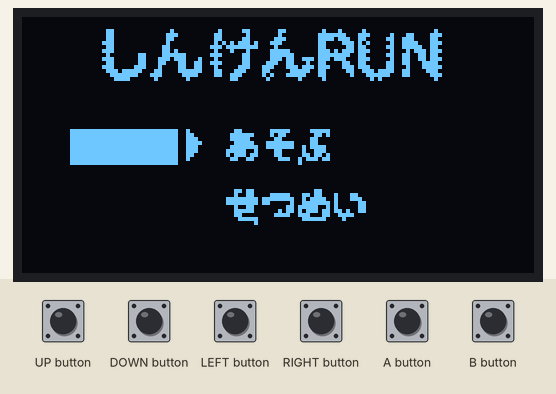
This sketch was run on a simulated Arduboy, built with avr-gcc and run on an emulated ATmega32U4. On the bench: 128×64 one-colour display. The test bench sets the inputs (shaded band). Random numbers use the default seed unless the sketch sets one.

Above: at 1.2 s.
1.3 s: A button pressed for 0.15 s
At 1.52 s:
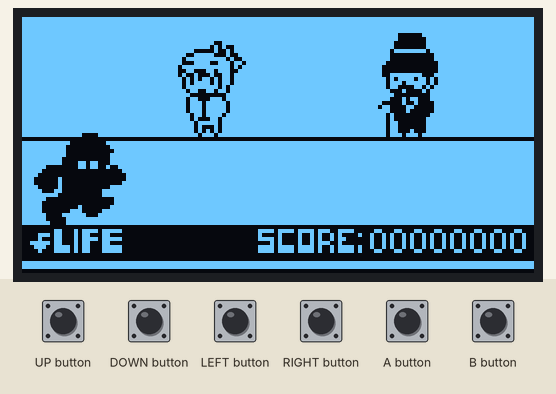
2.0 s: DOWN button pressed for 0.15 s
At 2.33 s:
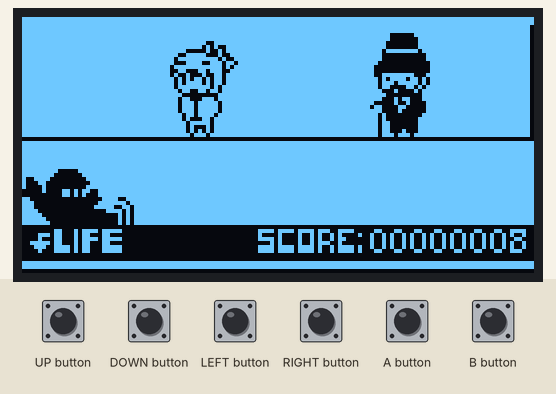
2.7 s: B button pressed for 0.15 s
At 3.04 s:
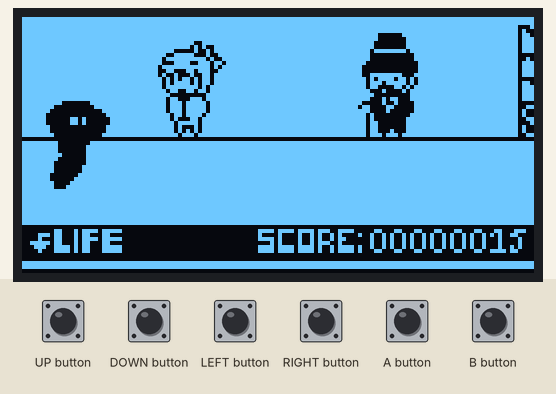
6.4 s: DOWN button pressed for 1 s
At 6.65 s:
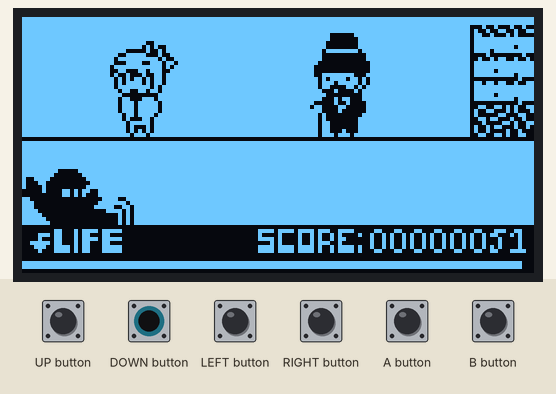

Measured:
- after the input at 1.3 s, the display: first changes at once (image 1 shows a later state)

The sketch:

SHRUN_AB.ino
```cpp
// (licence header left out)
//determine the game
#define GAME_ID 15

#include "globals.h"
#include "runner.h"
#include "menu.h"
#include "game.h"
#include "items.h"
#include "playfield.h"


typedef void (*FunctionPointer) ();

const FunctionPointer PROGMEM mainGameLoop[] = {
  stateMenuIntro,
  stateMenuMain,
  stateMenuPlay,
  stateMenuInfo,
  stateMenuHelp,
  stateMenuSoundfx,
  stateGameInitLevel,
  stateGamePlaying,
  stateGamePause,
  stateGameOver,
};

void setup () {
  arduboy.begin();
  arduboy.setFrameRate(60);
  arduboy.initRandomSeed();
}

void loop() {
  if (!(arduboy.nextFrame())) return;
  arduboy.pollButtons();
  arduboy.clear();
  ((FunctionPointer) pgm_read_word (&mainGameLoop[gameState]))();
  arduboy.display();
}
```

game.h
```cpp
#ifndef GAME_H
#define GAME_H

#include <Arduino.h>
#include "globals.h"
#include "items.h"
#include "playfield.h"

void stateGameInitLevel()
{
  runnerX = 0;
  runnerY = 28;
  scorePlayer = 0;
  nextLevelAt = 1000;
  lifePlayer = 128;
  level = 0;
  showitems = B00000000;
  gameState = STATE_GAME_PLAYING ;
};


void stateGamePlaying()
{
  drawBackGround();
  drawFence();
  drawItems();
  drawRunner();
  drawForGround();
  drawScoreAndLive();

  checkItems();
  checkRunner();
  checkCollisions();
  checkScoreAndLevel();
  checkInputs();
};

void stateGamePause()
{
  sprites.drawSelfMasked(35, 4, pause, 0);
  drawCandle(56, 8);
  if (arduboy.justPressed(UP_BUTTON | DOWN_BUTTON | RIGHT_BUTTON)) gameState = STATE_GAME_PLAYING ;
};

void stateGameOver()
{
  sprites.drawSelfMasked(31, 16, gameOver, 0);
  drawScore(23, 0);
  if (arduboy.justPressed(A_BUTTON | B_BUTTON)) gameState = STATE_MENU_INTRO;
};


#endif
```

globals.h
```cpp
#ifndef GLOBALS_H
#define GLOBALS_H

#include <Arduino.h>
#include <Arduboy2.h>
#include <ArduboyTones.h>
#include "bitmaps.h"

//define menu states (on main menu)
#define STATE_MENU_INTRO             0
#define STATE_MENU_MAIN              1
#define STATE_MENU_PLAY              2
#define STATE_MENU_INFO              3
#define STATE_MENU_HELP              4
#define STATE_MENU_SOUNDFX           5

//define game states (on main menu)
#define STATE_GAME_INIT_LEVEL        6
#define STATE_GAME_PLAYING           7
#define STATE_GAME_PAUSE             8
#define STATE_GAME_OVER              9

#define LEVEL_TO_START_WITH          0

Arduboy2Base arduboy;
Sprites sprites;
ArduboyTones sound(arduboy.audio.enabled);

//determines the state of the game
byte gameState = STATE_MENU_INTRO;   // start the game with the TEAM a.r.g. logo
//generic variable to store menuSelection (on screens)
byte menuSelection = STATE_MENU_PLAY; // PLAY menu item is pre-selected
byte globalCounter = 0;

// These are all getting a value in STATE_GAME_INIT
int lifePlayer;
unsigned long scorePlayer;
unsigned long nextLevelAt;
byte level = LEVEL_TO_START_WITH;

#endif
```

items.h
```cpp
#ifndef ITEMS_H
#define ITEMS_H

#include <Arduino.h>
#include "globals.h"

#define ITEM_STONE_ONE              0
#define ITEM_STONE_TWO              1
#define ITEM_BIRD_ONE               2
#define ITEM_BIRD_TWO               3
#define ITEM_EXTRA_LIFE             4

#define STONES_Y                    36
#define BIRDS_Y                     16
#define HEART_Y                     4


byte showitems =  B00000000;        // this byte holds all the items the player runs into during the game
//                   | ||||
//                   | |||└->  stone1
//                   | ||└-->  stone2
//                   | |└--->  bird1
//                   | └---->  bird2
//                   |
//                   └------>  extra life

byte birdFrame = 0;
boolean heartFrame = 0;

int itemX[5] = { -64, 96, 48, 128, 128};


void checkItems()
{
  if (arduboy.everyXFrames(1))
  {
    itemX[ITEM_STONE_ONE] -= 2;
    if (itemX[ITEM_STONE_ONE] < -127)
    {
      // random set bit 0 to 0 or 1 (false or true)
      bitWrite(showitems, ITEM_STONE_ONE, random(0, 2));
      itemX[ITEM_STONE_ONE] = 128;
    }


    itemX[ITEM_STONE_TWO] -= 2;
    if (itemX[ITEM_STONE_TWO] < -127)
    {
      // random set bit 1 to 0 or 1 (false or true)
      bitWrite(showitems, ITEM_STONE_TWO, random(0, 2));
      itemX[ITEM_STONE_TWO] = 128;
    }


    itemX[ITEM_BIRD_ONE] -= 2;
    if (itemX[ITEM_BIRD_ONE] < -127)
    {
      // random set bit 2 to 0 or 1 (false or true)
      bitWrite(showitems, ITEM_BIRD_ONE, random(0, 2));
      itemX[ITEM_BIRD_ONE] = 128;
    }


    itemX[ITEM_BIRD_TWO] -= 2;
    if (itemX[ITEM_BIRD_TWO] < -127)
    {
      // random set bit 3 to 0 or 1 (false or true)
      bitWrite(showitems, ITEM_BIRD_TWO, random(0, 2));
      if ((showitems & B00001010) == B00001010) showitems ^= B00001000; // if stone2 no Bird2
      itemX[ITEM_BIRD_TWO] = 128;
    }


    if (showitems & B00100000)
    {
      itemX[ITEM_EXTRA_LIFE] -= 2;
      if (itemX[ITEM_EXTRA_LIFE] < -24)
      {
        showitems ^= B00100000;
        itemX[ITEM_EXTRA_LIFE] = 128;
      }
    }
  }

  if (arduboy.everyXFrames(6))
  {
    birdFrame++;
    heartFrame = !heartFrame;
  }
  if (birdFrame > 7) birdFrame = 0;
}


int ogreMove[8] = {0,-1,-2,-1,0,1,2,1};
void drawItems()
{
  if (showitems & B00000001) sprites.drawErase(itemX[ITEM_STONE_ONE], 37, stone_plus_mask, 0);
  if (showitems & B00000010) sprites.drawErase(itemX[ITEM_STONE_TWO], 37, stone_plus_mask, 0);
  if (showitems & B00000100) sprites.drawErase(itemX[ITEM_BIRD_ONE]+ogreMove[birdFrame], 16, ogre, 0);
  if (showitems & B00001000) sprites.drawErase(itemX[ITEM_BIRD_TWO]+ogreMove[birdFrame], 16, ogre, 0);
  if (showitems & B00100000) sprites.drawErase(itemX[ITEM_EXTRA_LIFE], 4, humberg, 0);
//  if (showitems & B00000100) sprites.drawErase(itemX[ITEM_BIRD_ONE], 16, bird, birdFrame);
//  if (showitems & B00001000) sprites.drawErase(itemX[ITEM_BIRD_TWO], 16, bird, birdFrame);
//  if (showitems & B00100000) sprites.drawErase(itemX[ITEM_EXTRA_LIFE], 4, heart, heartFrame);
}


#endif
```

menu.h
```cpp
#ifndef MENU_H
#define MENU_H

#include <Arduino.h>
#include "globals.h"
#include "runner.h"

byte flameid = 0;
boolean showRunner = false;

void drawCandle (byte x, byte y)
{
  sprites.drawSelfMasked(x, y + 25, pen, 0);

}

const float ryth4 = 150;
const float ryth3 = 150;
const float ryth2 = 300;
const float rythm = 250;
const uint16_t song1[] PROGMEM = {
  587,ryth2, 523,ryth4, 587,ryth4,
  698,ryth2, 587,ryth4, 698,ryth4, 0,ryth4,

  698,ryth3, 587,ryth3, 698,ryth3,
  784,ryth3, 784,ryth3, 659,ryth3, 784,ryth3,

  880,rythm, 0,50, 880,rythm, 0,50, 660,300, 784,200, 0,100,
  880,rythm, 0,50, 880,rythm, 0,50, 660,300, 784,200, 0,100,
  880,rythm, 0,50, 880,rythm, 0,50, 660,300, 784,200, 0,100,
  0,150, 880,200, 0,100, 880,150, 880,300,
  TONES_END };

void stateMenuIntro()
{
    sound.tones(song1);
    globalCounter = 0;
    gameState = STATE_MENU_MAIN;
};

void stateMenuMain()
{
  runnerY = 0;
  if (arduboy.everyXFrames(4)) runnerX += 4;
  if (runnerX > 127)
  {
    runnerX = -127;
    showRunner = !showRunner;
  }
  sprites.drawSelfMasked(16, 0, menuTitle, 0);
  sprites.drawSelfMasked(49, 26, menuItems, 0);
  drawCandle(10, (menuSelection - 2) * 15);
//  for (byte i = 2; i < 5; i++)
//  {
//    if (menuSelection != i) {
//      sprites.drawErase(49, (i * 8) + 10, menuShade, 0);
//      sprites.drawErase(82, (i * 8) + 10, menuShade, 0);
//    }
//  }
  if (showRunner)
  {
    sprites.drawSelfMasked(runnerX, -2, spotLight, 0);
    drawRunner();
  }
  if (arduboy.justPressed(UP_BUTTON) && (menuSelection > 2)) menuSelection--;
  else if (arduboy.justPressed(DOWN_BUTTON) && (menuSelection < 3)) menuSelection++;
  else if (arduboy.justPressed(A_BUTTON | B_BUTTON))
  {
    gameState = menuSelection;
  }

}

void stateMenuHelp()
{
  sprites.drawSelfMasked(32, 0, qrcode, 0);
  if (arduboy.justPressed(A_BUTTON | B_BUTTON)) gameState = STATE_MENU_MAIN;
}

void stateMenuInfo()
{
  sprites.drawSelfMasked(16, 0, menuTitle,0);
  sprites.drawSelfMasked(0, 25, menuInfo, 0);
  if (arduboy.justPressed(A_BUTTON | B_BUTTON)) gameState = STATE_MENU_MAIN;
}

void stateMenuSoundfx()
{
  // placeHolder
}


void stateMenuPlay()
{
  gameState = STATE_GAME_INIT_LEVEL;
}


#endif
```

playfield.h
```cpp
#ifndef PLAYFIELD_H
#define PLAYFIELD_H

#include <Arduino.h>
#include "globals.h"
#include "runner.h"
#include "items.h"

int background1step = 0;
int background2step = 128;
byte background1id = 0;
byte background2id = 1;
int fence1step = 0;
int fence2step = 128;
byte fence1id = 0;
byte fence2id = 1;
int forgroundstep = 128;
byte forgroundid = 0;


void drawScore(int scoreX, int scoreY)
{
  sprites.drawSelfMasked(scoreX, scoreY, score, 0);
  char buf[8];
  ltoa(scorePlayer, buf, 10); // Numerical base used to represent the value as a string, between 2 and 36, where 10 means decimal base
  char charLen = strlen(buf);
  char pad = 8 - charLen;

  //draw 0 padding
  for (byte i = 0; i < pad; i++)
  {
    sprites.drawSelfMasked(scoreX + 28 + (5 * i), scoreY + 1, numbers, 0);
  }

  for (byte i = 0; i < charLen; i++)
  {
    char digit = buf[i];
    byte j;
    if (digit <= 48)
    {
      digit = 0;
    }
    else {
      digit -= 48;
      if (digit > 9) digit = 0;
    }

    for (byte z = 0; z < 10; z++)
    {
      if (digit == z) j = z;
    }
    sprites.drawSelfMasked(scoreX + 28 + (pad * 5) + (5 * i), scoreY + 1, numbers, digit);
  }
}

void drawBackGround()
{
  if (arduboy.everyXFrames(3))
  {
    background1step -= 1;
    background2step -= 1;
  }
  if (background1step < -127)
  {
    background1step = 128;
    background1id = random(0, 2);
  }
  if (background2step < -127)
  {
    background2step = 128;
    background2id = random(1, 5);
  }
  sprites.drawSelfMasked(background1step, 0, backGrounds, 2 * background1id);
  sprites.drawSelfMasked(background1step + 64, 0, backGrounds, (2 * background1id) + 1);
  sprites.drawSelfMasked(background2step, 0, backGrounds, 2 * background2id);
  sprites.drawSelfMasked(background2step + 64, 0, backGrounds, 2 * (background2id) + 1);
}

void drawFence()
{
  return;
  if (arduboy.everyXFrames(1))
  {
    fence1step -= 1;
    fence2step -= 1;
  }
  sprites.drawPlusMask(fence1step, 36, fences_plus_mask, 2 * fence1id);
  sprites.drawPlusMask(fence1step + 64, 36, fences_plus_mask, (2 * fence1id) + 1);
  sprites.drawPlusMask(fence2step, 36, fences_plus_mask, 2 * fence2id);
  sprites.drawPlusMask(fence2step + 64, 36, fences_plus_mask, (2 * fence2id) + 1);
  if (fence1step < -127)
  {
    fence1step = 128;
    fence1id = random(0, 3);
  }
  if (fence2step < -127)
  {
    fence2step = 128;
    fence2id = random(2, 5);
  }
}

drawForGround()
{
  return;

  if (forgroundstep == 128) forgroundid = random(0, 3);
  sprites.drawErase(forgroundstep, -4, forgroundTrees, forgroundid);
  if (arduboy.everyXFrames(2))
  {
    forgroundstep -= 4;
  }
  if (forgroundstep < -255) forgroundstep = 128;
}

drawScoreAndLive()
{
  if (arduboy.everyXFrames(16 - 2 * level))
  {
    lifePlayer--;
  }
  if (lifePlayer < 64)
  {
    showitems = showitems | B00100000;
  }
  sprites.drawSelfMasked(2, 52, life, 0);
  for (byte i = 0; i < lifePlayer + 1; i++) sprites.drawSelfMasked(i, 61, lifeBar, 0);
  drawScore(59, 52);
}

checkScoreAndLevel()
{
  if (nextLevelAt < scorePlayer)
  {
    level += 1;
    nextLevelAt += 1000;
    if (level > 7) level = 7;
  }
  scorePlayer++;
}

void checkInputs()
{
  if (arduboy.justPressed(A_BUTTON | B_BUTTON))
  {
    if (!jumping)
    {
      jumping = true;
      runnerFrame = RUNNER_JUMPING;
    }
  }
  else if (arduboy.justPressed(DOWN_BUTTON))
  {
    if (!ducking && !jumping)
    {
      ducking = true;
      runnerFrame = RUNNER_DUCKING;
    }
  }
//  else if (arduboy.justPressed(UP_BUTTON | DOWN_BUTTON | RIGHT_BUTTON)) gameState = STATE_GAME_PAUSE;
}

void checkCollisions()
{
  Rect runnerRect = {.x = runnerX + 8, .y = runnerY + 2, .width = 10, .height = 20};

  Rect stoneOneRect = {.x = itemX[ITEM_STONE_ONE] + 2, .y = STONES_Y + 4, .width = 11, .height = 12};
  Rect stoneTwoRect = {.x = itemX[ITEM_STONE_TWO] + 2, .y = STONES_Y + 4, .width = 11, .height = 12};
  Rect birdOneRect = {.x = itemX[ITEM_BIRD_ONE] + 2, .y = BIRDS_Y + 4, .width = 12, .height = 20};
  Rect birdTwoRect = {.x = itemX[ITEM_BIRD_TWO] + 2, .y = BIRDS_Y + 4, .width = 12, .height = 20};
  Rect extraLifeRect = {.x = itemX[ITEM_EXTRA_LIFE] + 2, .y = HEART_Y + 2, .width = 12, .height = 12};

  if ((showitems & B00000001) && arduboy.collide(runnerRect, stoneOneRect))
  {
    lifePlayer -= 4;
    sound.tone(175, 100);
  }

  if ((showitems & B00000010) && arduboy.collide(runnerRect, stoneTwoRect))
  {
    lifePlayer -= 4;
    sound.tone(175, 100);
  }

  if ((showitems & B00000100) && arduboy.collide(runnerRect, birdOneRect))
  {
    lifePlayer -= 2;
    sound.tone(523, 50);
  }

  if ((showitems & B00001000) && arduboy.collide(runnerRect, birdTwoRect))
  {
    lifePlayer -= 2;
    sound.tone(523, 50);
  }

  if ((showitems & B00100000) && arduboy.collide(runnerRect, extraLifeRect))
  {
    showitems ^= B00100000;
    itemX[ITEM_EXTRA_LIFE] = 128;
    lifePlayer = 128;
    scorePlayer += 500;
    sound.tone(750, 200);
  }
}

#endif
```

runner.h
```cpp
#ifndef RUNNER_H
#define RUNNER_H

#include <Arduino.h>
#include "globals.h"

//define runner states
#define RUNNER_RUNNING               0
#define RUNNER_JUMPING               8
#define RUNNER_DUCKING               9

int runnerX = -127;
int runnerY = 0;
byte runnerFrame = RUNNER_RUNNING;
bool jumping = false;
bool ducking = false;
byte leap[] = {19, 13, 8, 6, 8, 13, 19};

byte eyeX[] = {14, 14, 14, 14, 16, 16, 20, 18, 12, 10};
byte eyeY[] = {7, 8, 9, 8, 7, 8, 9, 8, 6, 5};
byte eyeFrame[] = {0, 0, 0, 0, 1, 1, 2, 2, 1, 1};

void drawRunner()
{
  if (arduboy.everyXFrames(4))
  {
    runnerFrame++;
  }

  if (jumping)
  {
    ducking = false;
    runnerY = leap[runnerFrame - RUNNER_JUMPING];
    if (runnerFrame > 14)
    {
      runnerY = 28;
      jumping = false;
      runnerFrame = RUNNER_RUNNING;
    }
    sprites.drawErase(runnerX, runnerY, shadowRunner, 8);
    sprites.drawSelfMasked(runnerX + eyeX[8], runnerY + eyeY[8], shadowRunnerEyes, eyeFrame[8]);
  }

  else if (ducking)
  {
    jumping = false;
    runnerY = 38;
    if (runnerFrame > 14)
    {
      runnerY = 28;
      ducking = false;
      runnerFrame = RUNNER_RUNNING;
    }
    sprites.drawErase(runnerX, runnerY, shadowRunner, 9);
    sprites.drawSelfMasked(runnerX + eyeX[9], runnerY + eyeY[9], shadowRunnerEyes, eyeFrame[9]);
  }

  else {
    if (runnerFrame > 7)runnerFrame = RUNNER_RUNNING;

    sprites.drawErase(runnerX, runnerY, shadowRunner, runnerFrame);
    sprites.drawSelfMasked(runnerX + eyeX[runnerFrame], runnerY + eyeY[runnerFrame], shadowRunnerEyes, eyeFrame[runnerFrame]);
  }
}

void checkRunner()
{
  if (lifePlayer < 0)
  {
    gameState = STATE_GAME_OVER;
    delay(1000L);
  }
}

#endif
```

Source omitted: bitmaps.h (data table, 85787 bytes)
